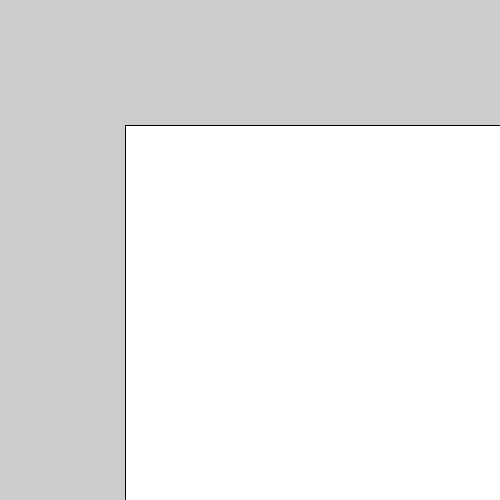
Frame 1 (no input)
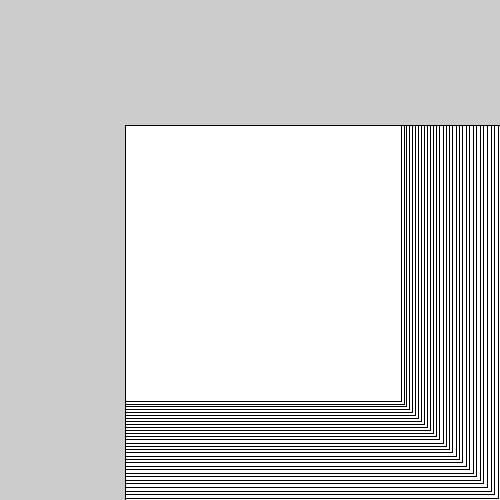
Frame 60 (the mouse pressed at the canvas centre just before this capture)
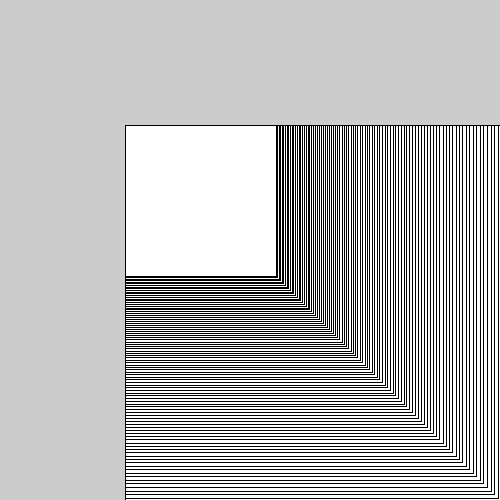
Frame 120 (the mouse held since frame 60 and released just before this capture)

The Processing sketch that drew these frames (run headless with seeded random() and noise(); from frame 60 on, the mouse is pressed at the canvas centre):

// Processing sketch: BouncingBall_aflevering
// ── BouncingBall_aflevering.pde
float RectangleX = 500;
float RectangleY = 500;
int w = 500;
int h = 500;
float ZoomFactor = 0.99;
void setup(){
size(500, 500);
}

void draw(){
  rect(width/4, height/4, RectangleX, RectangleY);

RectangleX = RectangleX * ZoomFactor;
RectangleY = RectangleY * ZoomFactor;


}
